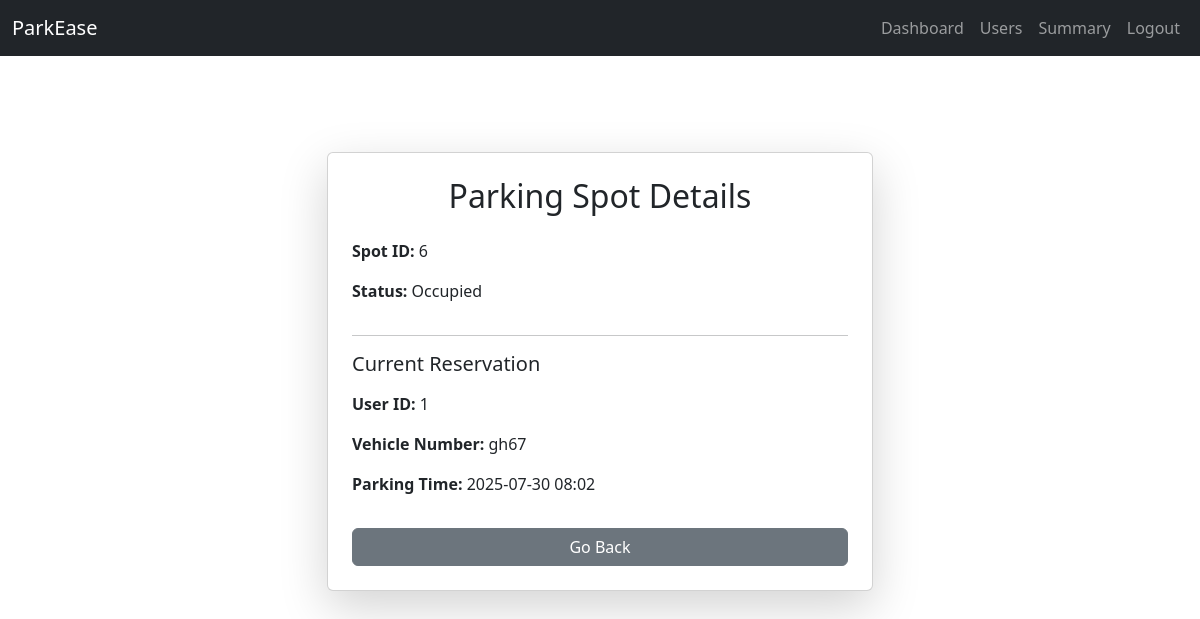
Page /admin/parking-spot/6 (signed in) on the committed database.
### models.py (models this page shows)
class ParkingSpot(db.Model):
    __tablename__ = 'parking_spots'
    id = db.Column(db.Integer, primary_key=True)
    lot_id = db.Column(db.Integer, db.ForeignKey('parking_lots.id'), nullable=False)
    status = db.Column(db.String(1), nullable=False, default='A')  # 'A' for available, 'O' for occupied
    lot = db.relationship('ParkingLot', back_populates='spots')
    reservations = db.relationship('Reservation', back_populates='spot')

class Reservation(db.Model):
    __tablename__ = 'reservations'
    id = db.Column(db.Integer, primary_key=True)
    spot_id = db.Column(db.Integer, db.ForeignKey('parking_spots.id'), nullable=False)
    user_id = db.Column(db.Integer, db.ForeignKey('users.id'), nullable=False)
    vehicle_number = db.Column(db.String(20), nullable=False)
    parking_timestamp = db.Column(db.DateTime, default=datetime.utcnow)
    leaving_timestamp = db.Column(db.DateTime, nullable=True)
    total_cost = db.Column(db.Float, nullable=True)
    user = db.relationship('User', back_populates='reservations')
    spot = db.relationship('ParkingSpot', back_populates='reservations')

### routes.py (the view)
    @app.route('/admin/parking-spot/<int:spot_id>')
    def view_spot_details(spot_id):
        if not session.get('admin'):
            return redirect(url_for('admin_login'))
        spot = ParkingSpot.query.get_or_404(spot_id)
        reservation = Reservation.query.filter_by(spot_id=spot.id, leaving_timestamp=None).first()
        return render_template('admin_spot_details.html', spot=spot, reservation=reservation)

### templates/admin_spot_details.html (shortened to what this page needs)
{% extends 'index.html' %}
{% block content %}
<div class="row justify-content-center mt-5">
    <div class="col-md-6">
        <div class="card shadow-lg p-4">
            <h2 class="card-title text-center mb-4">Parking Spot Details</h2>
            <p><strong>Spot ID:</strong> {{ spot.id }}</p>
            <p><strong>Status:</strong> {{ 'Available' if spot.status == 'A' else 'Occupied' }}</p>
            {% if reservation %}
                <hr>
                <h5 class="mb-3">Current Reservation</h5>
                <p><strong>User ID:</strong> {{ reservation.user_id }}</p>
                <p><strong>Vehicle Number:</strong> {{ reservation.vehicle_number }}</p>
                <p><strong>Parking Time:</strong> {{ reservation.parking_timestamp.strftime('%Y-%m-%d %H:%M') }}</p>
            {% else %}
                <p class="text-success">No vehicle is currently parked here.</p>
            {% endif %}
            <a href="{{ url_for('admin_dashboard') }}" class="btn btn-secondary mt-3">Go Back</a>
        </div>
    </div>
</div>
{% endblock %}

### rows in the picture
ParkingSpot: id "6", status "Occupied"
Reservation: user_id "1", vehicle_number "gh67", parking_timestamp "2025-07-30 08:02"
